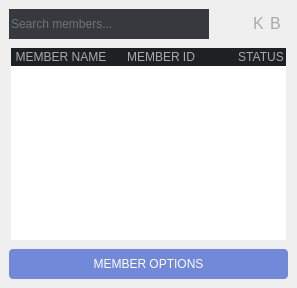
               <widget class="QWidget" name="membersPage">
                <layout class="QVBoxLayout" name="verticalLayout_20">
                 <property name="spacing">
                  <number>0</number>
                 </property>
                 <property name="leftMargin">
                  <number>0</number>
                 </property>
                 <property name="topMargin">
                  <number>0</number>
                 </property>
                 <property name="rightMargin">
                  <number>0</number>
                 </property>
                 <property name="bottomMargin">
                  <number>0</number>
                 </property>
                 <item alignment="Qt::AlignRight">
                  <widget class="QFrame" name="frame_45">
                   <property name="styleSheet">
                    <string notr="true">QPushButton{
border:None}
QToolTip{
background:(30,33,36);
color:rgb(170, 170, 170)}</string>
                   </property>
                   <property name="frameShape">
                    <enum>QFrame::NoFrame</enum>
                   </property>
                   <property name="frameShadow">
                    <enum>QFrame::Raised</enum>
                   </property>
                   <layout class="QHBoxLayout" name="horizontalLayout_56">
                    <property name="rightMargin">
                     <number>16</number>
                    </property>
                    <item>
                     <widget class="QLineEdit" name="searchMembersEntry">
                      <property name="sizePolicy">
                       <sizepolicy hsizetype="Preferred" vsizetype="Fixed">
                        <horstretch>0</horstretch>
                        <verstretch>0</verstretch>
                       </sizepolicy>
                      </property>
                      <property name="minimumSize">
                       <size>
                        <width>200</width>
                        <height>30</height>
                       </size>
                      </property>
                      <property name="styleSheet">
                       <string notr="true">background:rgb(54,57,62);
color:rgb(170, 170, 170);
border:None;</string>
                      </property>
                      <property name="placeholderText">
                       <string>Search members...</string>
                      </property>
                     </widget>
                    </item>
                    <item>
                     <widget class="QPushButton" name="refreshButton_members">
                      <property name="cursor">
                       <cursorShape>PointingHandCursor</cursorShape>
                      </property>
                      <property name="text">
                       <string/>
                      </property>
                      <property name="icon">
                       <iconset>
                        <normaloff>icons/refresh-ccw.svg</normaloff>icons/refresh-ccw.svg</iconset>
                      </property>
                      <property name="iconSize">
                       <size>
                        <width>18</width>
                        <height>18</height>
                       </size>
                      </property>
                     </widget>
                    </item>
                    <item>
                     <widget class="QPushButton" name="kickSelectedMemberButton">
                      <property name="font">
                       <font>
                        <pointsize>12</pointsize>
                       </font>
                      </property>
                      <property name="cursor">
                       <cursorShape>PointingHandCursor</cursorShape>
                      </property>
                      <property name="styleSheet">
                       <string notr="true">color:rgb(170, 170, 170)</string>
                      </property>
                      <property name="text">
                       <string>K</string>
                      </property>
                     </widget>
                    </item>
                    <item>
                     <widget class="QPushButton" name="banSelectedMemberButton">
                      <property name="font">
                       <font>
                        <pointsize>12</pointsize>
                       </font>
                      </property>
                      <property name="cursor">
                       <cursorShape>PointingHandCursor</cursorShape>
                      </property>
                      <property name="styleSheet">
                       <string notr="true">color:rgb(170, 170, 170)</string>
                      </property>
                      <property name="text">
                       <string>B</string>
                      </property>
                     </widget>
                    </item>
                   </layout>
                  </widget>
                 </item>
                 <item>
                  <widget class="QFrame" name="frame_44">
                   <property name="frameShape">
                    <enum>QFrame::NoFrame</enum>
                   </property>
                   <property name="frameShadow">
                    <enum>QFrame::Raised</enum>
                   </property>
                   <layout class="QHBoxLayout" name="horizontalLayout_57">
                    <property name="spacing">
                     <number>0</number>
                    </property>
                    <property name="leftMargin">
                     <number>11</number>
                    </property>
                    <property name="topMargin">
                     <number>0</number>
                    </property>
                    <property name="rightMargin">
                     <number>11</number>
                    </property>
                    <property name="bottomMargin">
                     <number>0</number>
                    </property>
                    <item>
                     <widget class="QTableWidget" name="memberTable">
                      <property name="styleSheet">
                       <string notr="true">QTableWidget{
border:None;
color:rgb(170, 170, 170);
selection-background-color:rgb(54,57,62);
selection-color:rgb(170, 170, 170)}
QHeaderView:section{
background:rgb(30,33,36);
border:None;
color:rgb(170, 170, 170)}
QTableCornerButton:section{
background:rgb(30,33,36)}</string>
                      </property>
                      <property name="verticalScrollBarPolicy">
                       <enum>Qt::ScrollBarAlwaysOff</enum>
                      </property>
                      <property name="horizontalScrollBarPolicy">
                       <enum>Qt::ScrollBarAlwaysOff</enum>
                      </property>
                      <property name="editTriggers">
                       <set>QAbstractItemView::NoEditTriggers</set>
                      </property>
                      <property name="selectionBehavior">
                       <enum>QAbstractItemView::SelectRows</enum>
                      </property>
                      <column>
                       <property name="text">
                        <string>MEMBER NAME</string>
                       </property>
                      </column>
                      <column>
                       <property name="text">
                        <string>MEMBER ID</string>
                       </property>
                      </column>
                      <column>
                       <property name="text">
                        <string>STATUS</string>
                       </property>
                      </column>
                      <column>
                       <property name="text">
                        <string>JOINED AT</string>
                       </property>
                      </column>
                     </widget>
                    </item>
                   </layout>
                  </widget>
                 </item>
                 <item>
                  <widget class="QFrame" name="frame_43">
                   <property name="styleSheet">
                    <string notr="true">QPushButton{
background:rgb(114,137,218);
color:white;
border-radius:4px}
QPushButton:hover{
background:rgb(131, 160, 252);
}</string>
                   </property>
                   <property name="frameShape">
                    <enum>QFrame::NoFrame</enum>
                   </property>
                   <property name="frameShadow">
                    <enum>QFrame::Raised</enum>
                   </property>
                   <layout class="QHBoxLayout" name="horizontalLayout_58">
                    <item>
                     <widget class="QPushButton" name="MemberOptions_button">
                      <property name="minimumSize">
                       <size>
                        <width>0</width>
                        <height>30</height>
                       </size>
                      </property>
                      <property name="cursor">
                       <cursorShape>PointingHandCursor</cursorShape>
                      </property>
                      <property name="text">
                       <string>MEMBER OPTIONS</string>
                      </property>
                     </widget>
                    </item>
                   </layout>
                  </widget>
                 </item>
                </layout>
               </widget>
